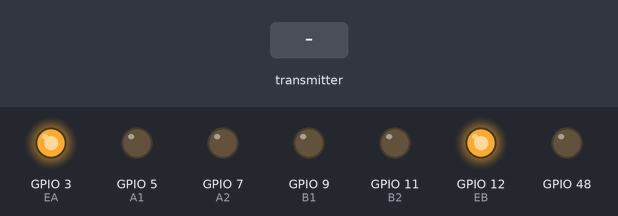
A sketch run on a simulated ESP32-S3. On the bench: output pins drawn as LEDs (lit = HIGH). Inputs (shaded band) come from the test bench.

Above: at 1.2 s.
1.3 s: the transmitter starts sending forward = 1024
At 2.5 s:
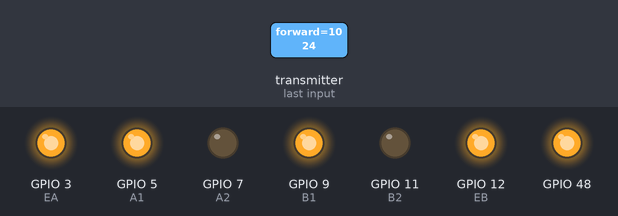
2.8 s: the transmitter starts sending forward = 0
At 3.8 s:
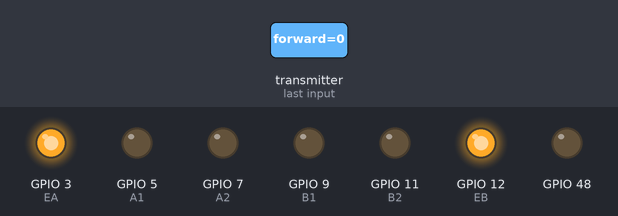
4.3 s: the transmitter starts sending backwards = 1024
At 4.9 s:
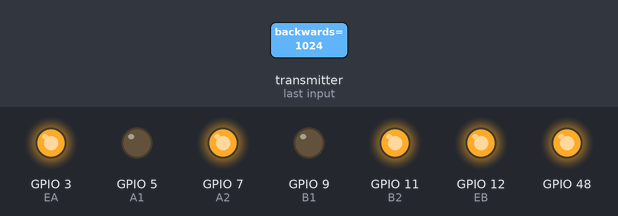
5.8 s: the transmitter starts sending backwards = 0
At 6.1 s:
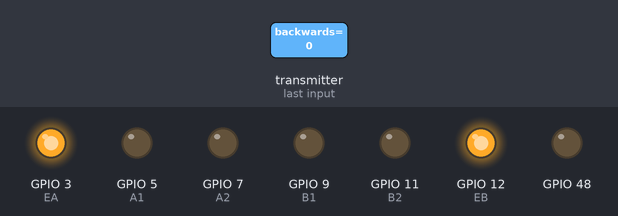
Timing chart, 0 to 8.3 s (numbered marks = the images above; inputs shaded):
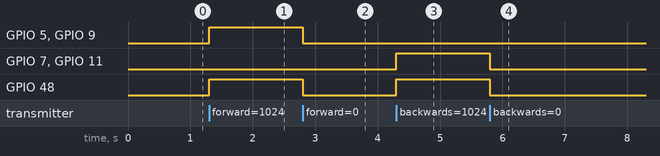

Measured:
- after the input at 1.3 s, GPIO 5 (A1), GPIO 9 (B1), GPIO 48: LOW → HIGH at once
- after the input at 2.8 s, GPIO 5 (A1), GPIO 9 (B1), GPIO 48: HIGH → LOW at once
- after the input at 4.3 s, GPIO 7 (A2), GPIO 11 (B2), GPIO 48: LOW → HIGH at once
- after the input at 5.8 s, GPIO 7 (A2), GPIO 11 (B2), GPIO 48: HIGH → LOW at once

The sketch:

cart_recieve.ino
```cpp
//Simple forward-backwards cart

// ESP-NOW Communication Setup
#include <esp_now.h>
#include <WiFi.h>

typedef struct struct_message {
    int forward;
    int backwards;
} struct_message;

struct_message input_data;

#define EA 3  // Enable Pin for motor 1
#define EB 12  // Enable Pin for motor 2

#define A1 5  // Control pin 1 for motor 1
#define A2 7  // Control pin 2 for motor 1
#define B1 9  // Control pin 1 for motor 2
#define B2 11  // Control pin 2 for motor 2

void setup() {
    pinMode(LED_BUILTIN, OUTPUT);

    //setup serial monitor
    Serial.begin(9600);

    //setup motor controller pins
    pinMode(EA, OUTPUT);
    pinMode(EB, OUTPUT);
    pinMode(A1, OUTPUT);
    pinMode(A2, OUTPUT);
    pinMode(B1, OUTPUT);
    pinMode(B2, OUTPUT);
    //Turn on motor controller
    digitalWrite(EA, HIGH);
    digitalWrite(EB, HIGH);

    //Setup communication
    WiFi.mode(WIFI_STA);
    if (esp_now_init() != ESP_OK) {
      Serial.println("Error initializing ESP-NOW");
      return;
    }

    //register for the reciever to get the packet information
    esp_now_register_recv_cb(OnDataRecv);
}

void loop(){
}

void OnDataRecv(const uint8_t * mac, const uint8_t *incomingData, int len) {
  memcpy(&input_data, incomingData, sizeof(input_data));

  if (input_data.forward) {
    digitalWrite(LED_BUILTIN, HIGH);
    digitalWrite(A1, HIGH);
    digitalWrite(A2, LOW);
    digitalWrite(B1, HIGH);
    digitalWrite(B2, LOW);
  } else if (input_data.backwards) {
    digitalWrite(LED_BUILTIN, HIGH);
    digitalWrite(A1, LOW);
    digitalWrite(A2, HIGH);
    digitalWrite(B1, LOW);
    digitalWrite(B2, HIGH);
  } else {
    digitalWrite(LED_BUILTIN, LOW);
    digitalWrite(A1, LOW);
    digitalWrite(A2, LOW);
    digitalWrite(B1, LOW);
    digitalWrite(B2, LOW);
  }

}
```
